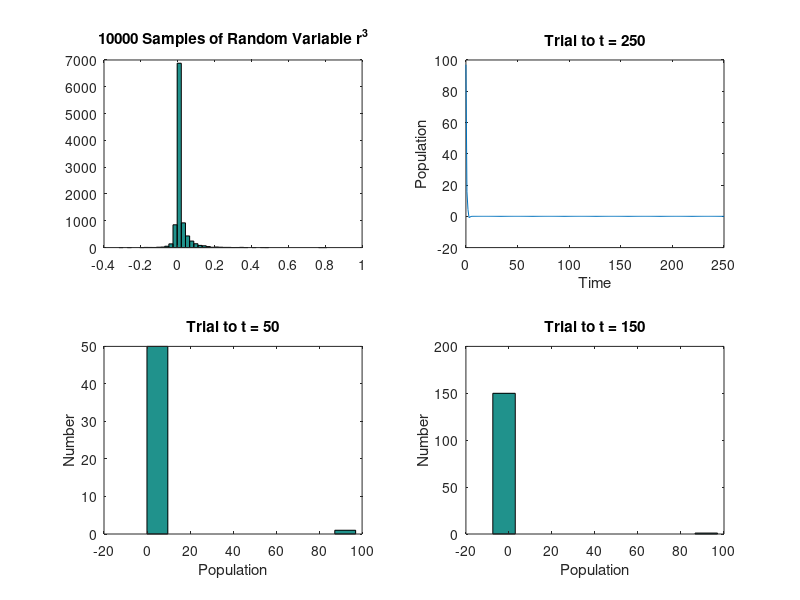

This chart was generated by the following MATLAB code:
%
%   Question 1 part c):
%   Produce histogram of 10000 samples of random numer r^3
%

%   Define variables
n = 10000;
mu = 0.1;
sigma = 0.2;

x = 0:1:n;
y= [];

%Iterate through interation function
for i=1:n
    y = [y normrnd(mu,sigma)^3];
end;

subplot(2,2,1)
hist(y,50);
    title([num2str(n) ' Samples of Random Variable r^3']);
    xlabel('');
    ylabel('');

meam = mean(y)
standard_deviation = std(y)

%
%   Question 1 part e):
%   Produce histogram of 10000 samples of random numer r^3
%

%   Define variables
t = 250;
N0 = 97;
mu = 0.1;
sigma = 0.2;

x = 0:1:t;
y = [];
y = [y N0];

%Iterate through interation function
for i=1:t
    R = normrnd(mu,sigma) * N0;
    N0 = R;
    y = [y R];
end;

subplot(2,2,2)
plot(x,y);
    title(['Trial to t = ' num2str(t)]);
    xlabel('Time');
    ylabel('Population');
    
%
%   Question 1 part f):
%   Produce histogram of 10000 samples of random numer r^3
%

%   Define variables
t = 50;
N0 = 97;
mu = 0.1;
sigma = 0.2;

x = 0:1:t;
y = [];
y = [y N0];

%Iterate through interation function
for i=1:t
    R = normrnd(mu,sigma) * N0;
    N0 = R;
    y = [y R];
end;

subplot(2,2,3)
hist(y);
    title(['Trial to t = ' num2str(t)]);
    xlabel('Population');
    ylabel('Number');
    
meam = mean(y)
standard_deviation = std(y)

%
%   Question 1 part g):
%   Produce histogram of 10000 samples of random numer r^3
%

%   Define variables
t = 150;
N0 = 97;
mu = 0.1;
sigma = 0.2;

x = 0:1:t;
y = [];
y = [y N0];

%Iterate through interation function
for i=1:t
    R = normrnd(mu,sigma) * N0;
    N0 = R;
    y = [y R];
end;

subplot(2,2,4)
hist(y);
    title(['Trial to t = ' num2str(t)]);
    xlabel('Population');
    ylabel('Number');
    
meam = mean(y)
standard_deviation = std(y)